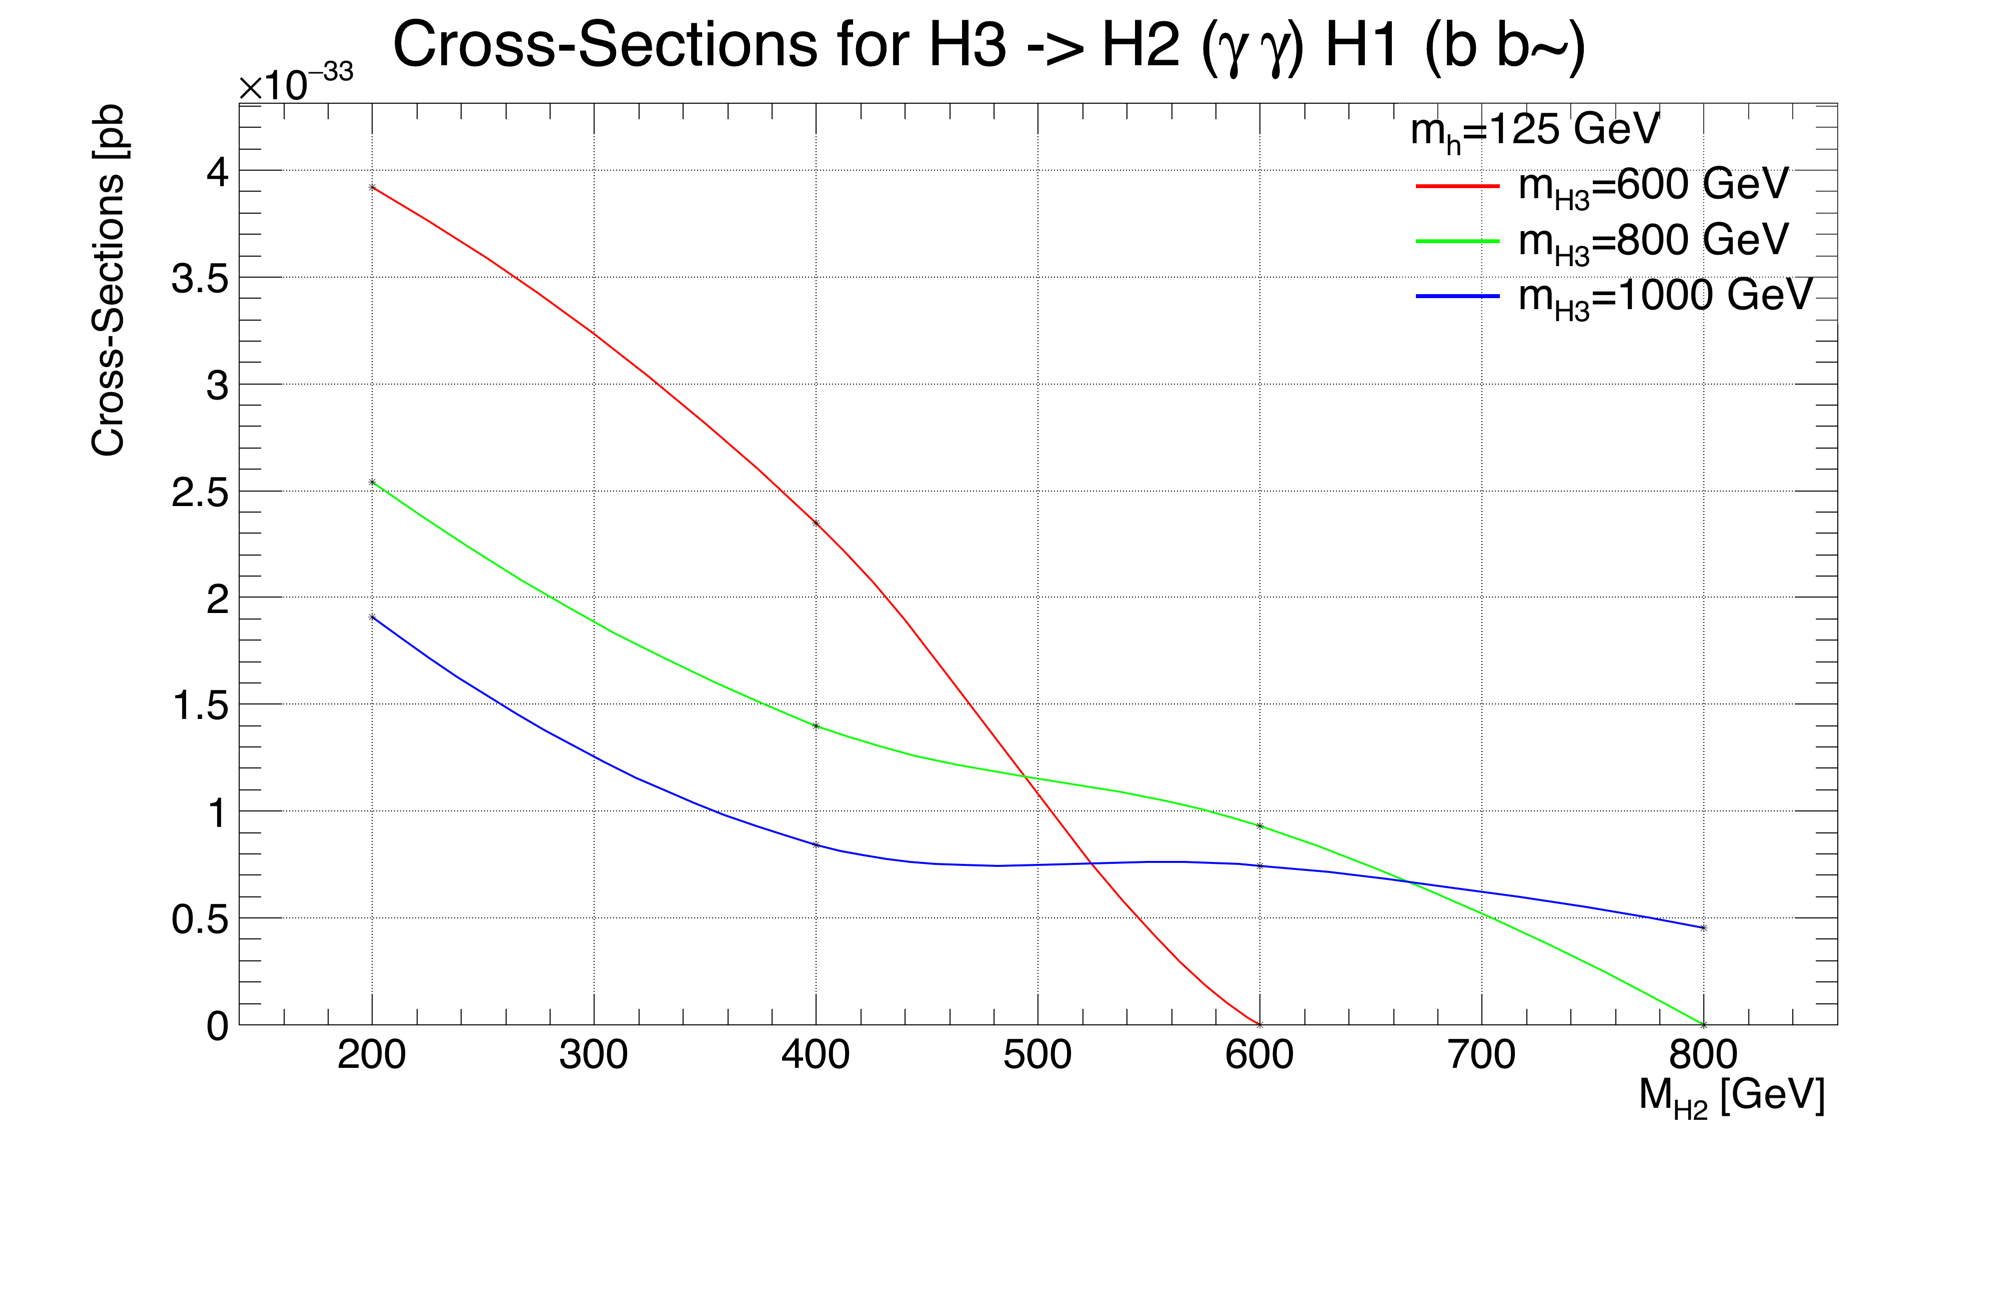

This figure's Python source:
from ROOT import TCanvas,TGraphAsymmErrors, TMath, TH2D, TLorentzVector, gROOT, TNamed, TLegend, gStyle, TGraph
import ROOT as ROOT
import os
import sys, optparse
from array import array
import math

def SetCanvas():

    # CMS inputs
    # -------------
    H_ref = 1000;
    W_ref = 1000;
    W = W_ref
    H  = H_ref

    T = 0.08*H_ref
    B = 0.21*H_ref
    L = 0.12*W_ref
    R = 0.08*W_ref
    # --------------

    c1 = TCanvas("c2","c2",0,0,2000,1500)
    c1.SetFillColor(0)
    c1.SetBorderMode(0)
    c1.SetFrameFillStyle(0)
    c1.SetFrameBorderMode(0)
    c1.SetLeftMargin( L/W )
    c1.SetRightMargin( R/W )
    c1.SetTopMargin( T/H )
    c1.SetBottomMargin( B/H )
    c1.SetTickx(0)
    c1.SetTicky(0)
    c1.SetTickx(1)
    c1.SetTicky(1)
    c1.SetGridy(1)
    c1.SetGridx(1)
    c1.SetLogy(0)
    return c1

def CreateLegend(x1, y1, x2, y2, header):

    leg = ROOT.TLegend(x1, x2, y1, y2)
    leg.SetFillColor(0)
    leg.SetFillStyle(3002)
    leg.SetBorderSize(0)
    leg.SetHeader(header)
    return leg


def AddText(txt):
    texcms = ROOT.TLatex(-20.0, 50.0, txt)
    texcms.SetNDC()
    texcms.SetTextAlign(12)
    texcms.SetX(0.1)
    texcms.SetY(0.94)
    texcms.SetTextSize(0.02)
    texcms.SetTextSizePixels(22)
    return texcms

def AddTextCat(cat):
    texCat = ROOT.TLatex(-20.0, 50.0, cat)
    texCat.SetNDC()
    texCat.SetTextAlign(12)
    texCat.SetX(0.85)
    texCat.SetY(0.94)
    texCat.SetTextFont(40)
    texCat.SetTextSize(0.025)
    texCat.SetTextSizePixels(22)
    return texCat


leg_entry=['M_{A0}=300 GeV','M_{A0}=400 GeV','M_{A0}=500 GeV']
runs=["300","400","500"]
c =SetCanvas()
gStyle.SetPalette(1)
legend = CreateLegend(0.70, 0.94, 0.75, 0.92, "m_{h}=125 GeV")

dt =TGraph("H3_600GeV.dat")
dt.SetTitle("Cross-Sections for H3 -> H2 (#gamma #gamma) H1 (b b~) ; M_{H2} [GeV] ; Cross-Sections [pb")
dt.SetLineColor(2)
dt.SetLineWidth(4)
dt.Draw("ACP*")
legend.AddEntry(dt,'m_{H3}=600 GeV',"L")

dt1 =TGraph("H3_800GeV.dat")
dt1.SetTitle("Cross-Sections for H3 -> H2 (#gamma #gamma) H1 (b b~) ; M_{H2} [GeV] ; Cross-Sections [pb")
dt1.SetLineColor(3)
dt1.SetLineWidth(4)
dt1.Draw("CP*")
legend.AddEntry(dt1,'m_{H3}=800 GeV',"L")

dt2 =TGraph("H3_1000GeV.dat")
dt2.SetTitle("Cross-Sections for H3 -> H2 (#gamma #gamma) H1 (b b~) ; M_{H2} [GeV] ; Cross-Sections [pb")
dt2.SetLineColor(4)
dt2.SetLineWidth(4)
dt2.Draw("CP*")
legend.AddEntry(dt2,'m_{H3}=1000 GeV',"L")

legend.Draw("same")
# for i in range(len(runs)):
#     dt =TGraph("Graph_a0_"+runs[i]+".dat")
#     dt.SetTitle("Combined Cross-section for Zp->A0(bb~) h(#gamma#gamma); m_{zp}[GeV]; Cross-section[pb]")
#     if i==0:
#         dt.SetLineColor(i+1)
#         dt.SetLineWidth(3)
#         dt.Draw("AC*")
#
#     else:
#         dt.SetLineColor(i+1)
#         dt.SetLineWidth(3)
#         dt.Draw("CP*")

c.SaveAs("Combined_cross_section_2D.png")
c.SaveAs("Combined_cross_section_2D.root")
